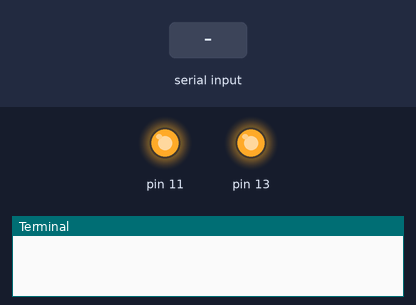
A program run on a simulated Raspberry Pi (header pin numbers). On the bench: output pins drawn as LEDs (lit = HIGH), the last lines printed to the terminal. The inputs (shaded band) are chosen by the test bench.

Above: at 0.1 s.
At 1.1 s:
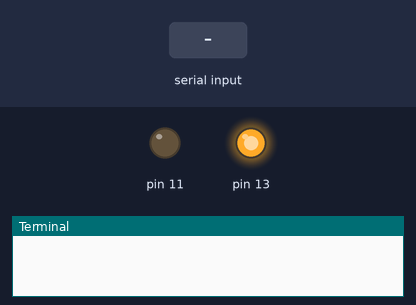
At 3.2 s:
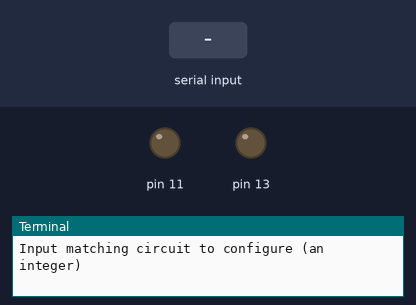
3.3 s: "z" typed at the terminal, then Enter
4.8 s: "c" typed at the terminal, then Enter
Timing chart, 0 to 7.8 s (numbered marks = the images above; inputs shaded):
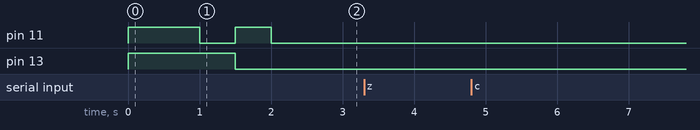

The program:

filterbank_command.py
```python
import time
import RPi.GPIO as GPIO
import smbus #sudo apt-get install i2c-tools, python-smbus. Also enable i2c in raspi-config

MUX_0_PIN = 11 #GPIO 17, but pin 11 on the header. LED attached; will be on when pin is high
MUX_1_PIN = 13 #GPIO 27, but pin 13 on the header. LED attached; will be on when pin is high

I2C_BUS_ID = 1
CAP_I2C_ADDR = 0x60

def i2c_setup(bus_id=I2C_BUS_ID):

    bus = smbus.SMBus(bus_id)
    time.sleep(.5)
    return bus

def i2c_read_cap(bus, address=CAP_I2C_ADDR):
    reg_addr = 0 #datashet says we don't need a register address..
    read_bytes = bus.read_byte_data(address, reg_addr)
    return read_bytes

def i2c_write_cap_value_volatile(bus, value, address=CAP_I2C_ADDR):
    assert value >=0 and value < 0x200 #9 bit value, unsigned
    byte_1 = 0 | ((value & 0x100) >> 8) # first config byte. LSbit is most signicant of 9-bit value
    byte_2 = value & 0xFF #second config byte; lower 8 bits of cap value
    bus.write_byte_data(address, byte_1, byte_2)

def i2c_write_cap_value_nonvolatile(*args, **kwargs):
    raise NotImplementedError()


def setup_gpio_pins(m0_pin=MUX_0_PIN, m1_pin=MUX_1_PIN):
    GPIO.setwarnings(False) # this is probably a bad idea...
    GPIO.setmode(GPIO.BOARD)
    GPIO.setup(m0_pin, GPIO.OUT, initial=GPIO.HIGH)
    GPIO.setup(m1_pin, GPIO.OUT, initial=GPIO.HIGH)

def enable_matching_circuit(circuit_num, m0_pin=MUX_0_PIN, m1_pin=MUX_1_PIN):
    '''
    circuit number should be within 0,3. We'll use modulo 4 anyway
    '''
    assert circuit_num >=0, 'use a positive number (integer) between 0 and 3'

    m0_value = GPIO.HIGH if circuit_num & 0x1 == 0x1 else GPIO.LOW
    m1_value = GPIO.HIGH if circuit_num & 0x2 == 0x2 else GPIO.LOW

    GPIO.output(m0_pin, m0_value)
    GPIO.output(m1_pin, m1_value)

if __name__ == "__main__":
    setup_gpio_pins()
    bus = i2c_setup()

    #do a startup sequence to show all the options
    enable_matching_circuit(3)
    time.sleep(.5)
    enable_matching_circuit(2)
    time.sleep(.5)
    enable_matching_circuit(1)
    time.sleep(.5)
    enable_matching_circuit(0)

    while True:
        print('CLI:')
        print('  - "z (integer)" will activate matching circuit')
        print('  - "c (integer)" will set a value for the digitally tuned capacitor (value space TBD)')
        print('  - "r" will display information about the current configuation')
        input_str = input('Input matching circuit to configure (an integer)\n')
        print()
        try:
            if input_str[0] == 'z':
                matching_circuit_num = int(input_str[1:])
                enable_matching_circuit(matching_circuit_num)
            elif input_str[0] =='c':
                cap_value = int(input_str[1:])
                i2c_write_cap_value_volatile(bus, cap_value)
        except ValueError as e:
            print('Invalid value; try an integer between 0 and 3')
            print(e)
        except OSError as e:
            print('OS Error; likley an I2C issue')
            print(e)
```
